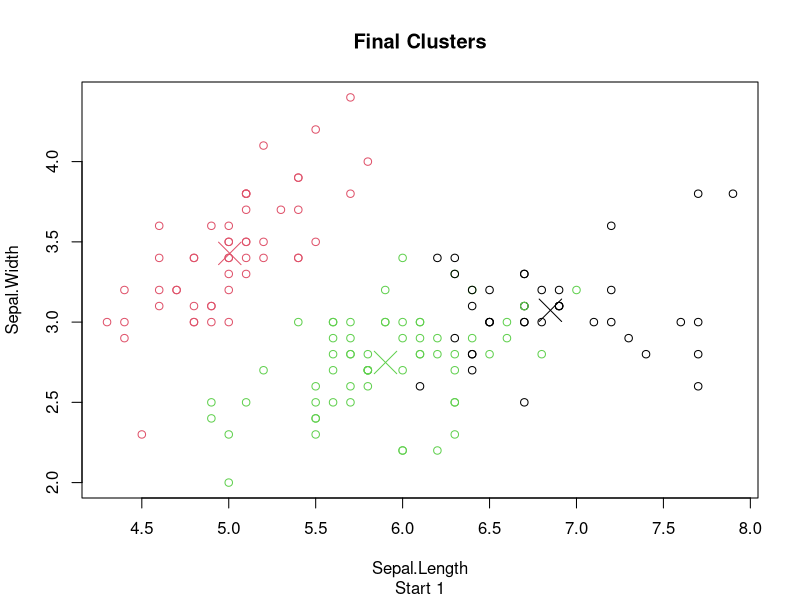
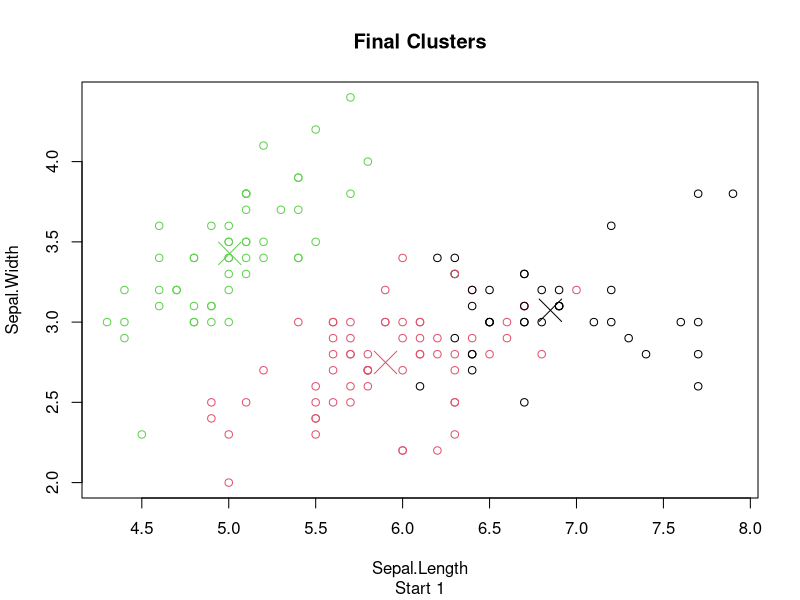

Write R code to recreate these figures, in order. (Note: a time limit stopped this script after it produced the figures.)
  hw_kmeans <- function(x, k, colx, coly, msg=FALSE, doPlot=FALSE, animation=FALSE, interval=0.07, nstart=5, random=FALSE, save = FALSE) {
    get_centroids <- function(x, k, randomFlag){
      #split data into clusters
      splitx <- split(x, x$cluster)
      #find dimensions of data, initialise centroids & get column names of data
      dimensions <- ncol(x)-1
      centroids <- x[0,]
      columnNames <- colnames(centroids)
      #if random option is set to false calcluate means as centroids
      if (!randomFlag){
        #loop through clusters
        for (c in 1:k) {
          clusterCentroids <- c()
          cluster <- data.frame(splitx[c])
          #loop through dimensions
          for (d in 1:dimensions) {
            #get mean of the dimension for the cluster
            clusterCentroids <- append(clusterCentroids,mean(cluster[,d]))
          }
          #add the means of all the dimensions for each cluster
          clusterCentroids <- append(clusterCentroids,c)
          centroids <-rbind(centroids,clusterCentroids)
        }
      } else {
        #random option is selected so select a random point from each cluster as centroid
        for (d in splitx){
        centroids <- rbind(centroids,d[sample(nrow(d), 1),])
        }
      }
      #add the column names
      colnames(centroids) <- columnNames
      return(centroids)
    }
    
    get_sum_of_squares <- function (x,k,centroids) {
      error <- 0
      #split data into clusters
      splitx <- split(x, x$cluster)
      dimensions <- ncol(x)-1
      #loop through clusters
      for (c in 1:k) {
        cluster <- data.frame(splitx[c])
        #loop through dimensions
        for (d in 1:dimensions) {
          ssd <- 0
          #loop through rows in dimension
          for (m in cluster[,d]) {
            ssd <- ssd + ((m-centroids[c,d])^2)
          }
          ssd < ssd/(nrow(cluster[,d])-1)
          #add dimension error to total
          error <- error + ssd
        }
      }
      return(error)
    }
    
    #counter for plots
    plotIdx<-1
    
    #Initialise reference error to check which start is optimal
    referenceError<-Inf
    for (s in 1:nstart) {
      if (msg) {
        cat('Start ', s, '\n')
      }
      
      #Assign points to cluster at random
      cluster <- sample(1:k,nrow(x),replace = TRUE)
      x$cluster <- cluster
      
      #index for sorting
      x$index <- as.numeric(row.names(x))
      
      #set initial centroids as means of clusters
      centroids <- get_centroids(x,k,random)
      
      if(doPlot && animation){
        #plot intial clusters and centroids
        plot(x[c(colx,coly)],col=x$cluster,main='Initial Clusters/Centroids',sub=paste('Start',s,sep=' '))
        points(centroids[c(colx,coly)],col=centroids$cluster,pch=4, cex=3)
      }
      
      if(save){
        #save initial clusters + centroids plot 
        file <- paste('plots/hw_plot_',plotIdx,'.png',sep='')
        png(filename=file, width=500,height =500)
        plot(x[c(colx,coly)],col=x$cluster,main='Initial Clusters/Centroids',sub=paste('Start',s,sep=' '))
        points(centroids[c(colx,coly)],col=centroids$cluster,pch=4, cex=3)
        dev.off()
        plotIdx<-plotIdx+1
      }
      
      #iterate until
      i <- 1
      while (TRUE) {
        convergence <- TRUE
        #shuffle data
        x <- x[sample(nrow(x)),]
        #loop through points
        for (r in 1:nrow(x)) {
          #add a delay for animation
          if (animation) {
            Sys.sleep(interval)
          }
          p <- x[r,]
          #get initial cluster to check for convergence 
          initialCluster <- x[r,]$cluster
          newCluster <- 0
          testError <- Inf
          
          #check which cluster to reassign to if any
          #loop through clusters
          for (c in 1:k) {
            if(msg){
              cat('Testing row ',r,' in cluster ',c,'\n')
            }
        
            #set cluster of row being tested
            x[r,]$cluster <- c
            
            #calculate centroids for cluster including new point
            testCentroids <- get_centroids(x,k,FALSE)
            
            #calculate sum of squares for cluster with row
            currentError <- get_sum_of_squares(x,k,testCentroids)
            
            if(currentError < testError) {
              newCluster <- c
              testError <- currentError
              centroids <- testCentroids
              if (msg) {
                cat('Cluster for row ',r,' is ',newCluster,'\n')
              }
            }
          }
          
          x[r,]$cluster <- newCluster
          
          if (animation){
            #plot data with point being tested
            plot(x[c(colx,coly)],col=x$cluster,main='Clustering in Progress',sub=paste('Iteration', i, 'Point', r, 'Start', s, sep=' '))
            points(p[c(colx,coly)],col=p$cluster,pch=19, cex=1)
            points(centroids[c(colx,coly)],col=centroids$cluster,pch=4, cex=3)
          }
          if (save){
            #save animation plots
            file <- paste('plots/hw_plot_',plotIdx,'.png',sep='')
            png(filename=file, width=500,height =500)
            plot(x[c(colx,coly)],col=x$cluster,main='Clustering in Progress',sub=paste('Iteration', i, 'Point', r, 'Start', s, sep=' '))
            points(p[c(colx,coly)],col=p$cluster,pch=19, cex=1)
            points(centroids[c(colx,coly)],col=centroids$cluster,pch=4, cex=3)
            dev.off()
            plotIdx<-plotIdx+1
          }
          #if a cluster has moved loop again
          if (initialCluster != newCluster) {
            convergence = FALSE
          }
        }
        #if we have reached convergence stop iterating
        if(convergence){
          break
        }
        i<-i+1
      }
      
      #calculate sum of squares of clustering start
      currentError <- get_sum_of_squares(x,k,centroids)
      
      if (msg) {
        cat('Error of current cluster ', currentError, '\n')
      }
      
      #if it is the lowest save it to return
      if (currentError < referenceError) {
        if(msg){
          cat('Iteration ', s, ' is the new champion. Current Error=', currentError, '\n')
        }
        startReturn <- s
        clusterReturn <- x
        centroidsReturn <- centroids
        referenceError <- currentError
      } 
    }
    
    if(save){
      #save final clusters plot
      file <- paste('plots/hw_plot_',plotIdx,'.png',sep='')
      png(filename=file, width=500,height =500)
      plot(clusterReturn[c(colx,coly)],col=clusterReturn$cluster,main='Final Clusters', sub=paste('Start', startReturn, sep=' '))
      points(centroidsReturn[c(colx,coly)],col=centroidsReturn$cluster,pch=4, cex=3)
      dev.off()
      plotIdx<-plotIdx+1
    }
    
    if(doPlot | animation){
      #plot final clusters
      plot(clusterReturn[c(colx,coly)],col=clusterReturn$cluster,main='Final Clusters', sub=paste('Start', startReturn, sep=' '))
      points(centroidsReturn[c(colx,coly)],col=centroidsReturn$cluster,pch=4, cex=3)
    }
    
    #reorder data to return
    toReturn <- list(clusterReturn[order(clusterReturn$index), ], centroidsReturn[order(centroidsReturn$index), ])
    return(toReturn)
  }
  
  newiris <- iris
  newiris$Species <- NULL
  plotIdx <- 1
  
  first="Sepal.Length"
  second="Sepal.Width"
  
  #kc <- data.frame(hw_kmeans(newiris,3, first, second, nstart = 1, doPlot=TRUE)[1])
  
  #initialise clusters for iris
  irisClusterUpdates <- newiris
  irisClusterUpdates$cluster <- 0
  irisClusterUpdates$updates <- -1
  
  #loop to see how often points change
  for (i in 1:10) {
    #initialise clusters to test (using R kmeans)
    #irisTest <- newiris
    #irisTestKM <- kmeans(irisTest, 3)
    #irisTest$cluster <- irisTestKM$cluster
    #testCenters <- irisTestKM$centers
    
    #initialise clusters to test (using custom method)
    irisTestKM <- hw_kmeans(newiris,3, first, second, nstart = 1, doPlot=TRUE)
    irisTest <- as.data.frame(irisTestKM[1])
    testCenters <- as.data.frame(irisTestKM[2])
    testCenters <- cbind(originalCluster = 1:nrow(testCenters), testCenters)
    
    #normalise centroids by ordering on column
    testCenters <- testCenters[order(testCenters[,'Sepal.Length']), ]
    
    #add new clusters after ordering
    testCenters <- cbind(newCluster = 1:nrow(testCenters), testCenters) 
    testCenters <- as.data.frame(testCenters)
    
    #for each row in test clustering update the cluster to match the normalised one
    for (r in 1:nrow(irisTest)) {
      for (c in 1:nrow(testCenters)) {
        if (irisTest[r,]$cluster == testCenters[c,]$originalCluster){
              #cat('Old Center: ', irisTest[r,]$cluster ,' New Cluster: ', testCenters[c,]$newCluster, '\n')
              newCluster <- testCenters[c,]$newCluster
        }
      }
      irisTest[r,]$cluster <- newCluster
    }
    
    #Sys.sleep(0.5)
    #file <- paste('plots/r_plots_',plotIdx,'.png',sep='')
    #png(filename=file, width=500,height =500)
    #plot(irisTest[c(first, second)], col=irisTest$cluster, main=paste('Iteration', plotIdx, sep = ' '))
    #points(testCenters[,c(first, second)], col=1:3, pch=8, cex=2)
    #dev.off()
    #plotIdx<-plotIdx+1
    
    #Increment number of updates if the cluster has changed
    for (r in 1:nrow(irisClusterUpdates)){
      if (irisClusterUpdates[r,]$cluster != irisTest[r,]$cluster) {
        #cluster has updated
        irisClusterUpdates[r,]$updates <- irisClusterUpdates[r,]$updates + 1
        irisClusterUpdates[r,]$cluster <- irisTest[r,]$cluster
      }
    }
  }
  
  irisClusterUpdates$clusterCat <- factor(irisClusterUpdates$cluster)
  
  #ggplot2 library required
  #install.packages("ggplot2")
  library(ggplot2)
  
  ggplot(irisClusterUpdates, aes(x=Sepal.Length, y=Sepal.Width, size = updates, color=clusterCat)) + 
    geom_point(alpha=0.7) +
    labs(size='Cluster Changes', color='Final Cluster') +
    ggtitle('Iris Clustering Changes')
  
    
  
